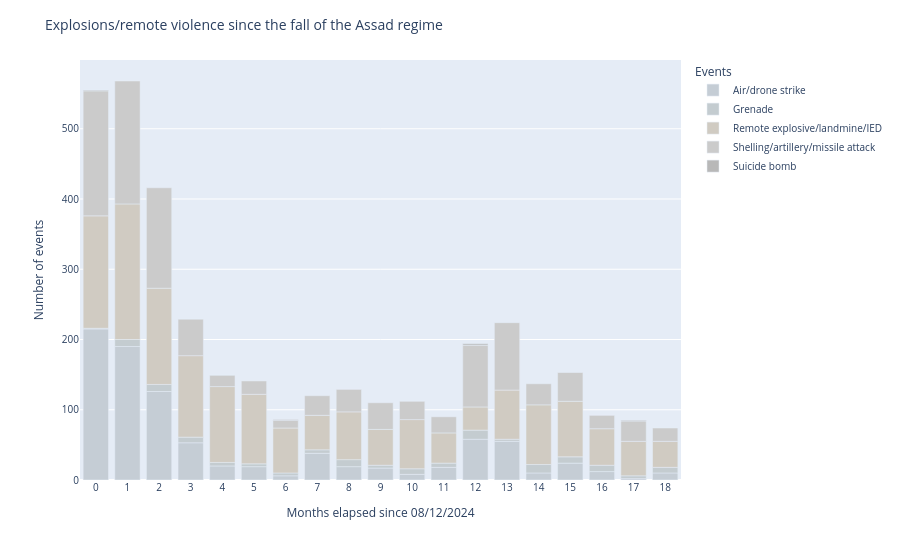

Notebook code for this chart:
### Code cell
bar_erv = px.bar(
    df_erv,
    x='interval',
    y='event_count',
    color='sub_event_type',
    color_discrete_map=color_map_grey(erv_events_list),
    labels = {'interval': 'Months elapsed since 08/12/2024', 'event_count': 'Number of events'}
)

bar_erv.update_layout(
    title = 'Explosions/remote violence since the fall of the Assad regime',
    legend_title_text = "Events",
    title_font_size = 14,
    font_size=10    
)
bar_erv.update_xaxes(dtick=1)

### Figure 1 — Plotly figure (JSON) as saved in the notebook; plotly's stock layout.template omitted (floating-point values rounded to 4 significant figures)
{"data": [{"hovertemplate": "sub_event_type=Air/drone strike<br>Months elapsed since 08/12/2024=%{x}<br>Number of events=%{y}<extra></extra>", "legendgroup": "Air/drone strike", "marker": {"color": "#C5CDD5", "pattern": {"shape": ""}}, "name": "Air/drone strike", "orientation": "v", "showlegend": true, "textposition": "auto", "type": "bar", "x": [0, 1, 2, 3, 4, 5, 6, 7, 8, 9, 10, 11, 12, 13, 14, 15, 16, 17, 18], "xaxis": "x", "y": [215, 190, 126, 53, 20, 19, 6, 38, 19, 17, 8, 18, 58, 55, 10, 24, 12, 2, 10], "yaxis": "y"}, {"hovertemplate": "sub_event_type=Grenade<br>Months elapsed since 08/12/2024=%{x}<br>Number of events=%{y}<extra></extra>", "legendgroup": "Grenade", "marker": {"color": "#C4CCD0", "pattern": {"shape": ""}}, "name": "Grenade", "orientation": "v", "showlegend": true, "textposition": "auto", "type": "bar", "x": [0, 1, 2, 3, 4, 5, 6, 7, 8, 9, 10, 11, 12, 13, 14, 15, 16, 17, 18], "xaxis": "x", "y": [1, 10, 10, 8, 5, 4, 4, 5, 10, 4, 8, 6, 13, 3, 12, 9, 9, 4, 8], "yaxis": "y"}, {"hovertemplate": "sub_event_type=Remote explosive/landmine/IED<br>Months elapsed since 08/12/2024=%{x}<br>Number of events=%{y}<extra></extra>", "legendgroup": "Remote explosive/landmine/IED", "marker": {"color": "#D0CBC2", "pattern": {"shape": ""}}, "name": "Remote explosive/landmine/IED", "orientation": "v", "showlegend": true, "textposition": "auto", "type": "bar", "x": [0, 1, 2, 3, 4, 5, 6, 7, 8, 9, 10, 11, 12, 13, 14, 15, 16, 17, 18], "xaxis": "x", "y": [160, 193, 137, 116, 108, 99, 64, 49, 68, 51, 70, 43, 33, 70, 85, 79, 52, 49, 37], "yaxis": "y"}, {"hovertemplate": "sub_event_type=Shelling/artillery/missile attack<br>Months elapsed since 08/12/2024=%{x}<br>Number of events=%{y}<extra></extra>", "legendgroup": "Shelling/artillery/missile attack", "marker": {"color": "#CBCBCB", "pattern": {"shape": ""}}, "name": "Shelling/artillery/missile attack", "orientation": "v", "showlegend": true, "textposition": "auto", "type": "bar", "x": [0, 1, 2, 3, 4, 5, 6, 7, 8, 9, 10, 11, 12, 13, 14, 15, 16, 17, 18], "xaxis": "x", "y": [178, 175, 143, 52, 16, 19, 11, 28, 32, 38, 26, 23, 88, 96, 30, 41, 19, 29, 19], "yaxis": "y"}, {"hovertemplate": "sub_event_type=Suicide bomb<br>Months elapsed since 08/12/2024=%{x}<br>Number of events=%{y}<extra></extra>", "legendgroup": "Suicide bomb", "marker": {"color": "#B8B8B8", "pattern": {"shape": ""}}, "name": "Suicide bomb", "orientation": "v", "showlegend": true, "textposition": "auto", "type": "bar", "x": [0, 6, 12, 17], "xaxis": "x", "y": [1, 1, 2, 1], "yaxis": "y"}], "layout": {"barmode": "relative", "font": {"size": 10}, "legend": {"title": {"text": "Events"}, "tracegroupgap": 0}, "margin": {"t": 60}, "title": {"font": {"size": 14}, "text": "Explosions/remote violence since the fall of the Assad regime"}, "xaxis": {"anchor": "y", "domain": [0, 1], "dtick": 1, "title": {"text": "Months elapsed since 08/12/2024"}}, "yaxis": {"anchor": "x", "domain": [0, 1], "title": {"text": "Number of events"}}}}
